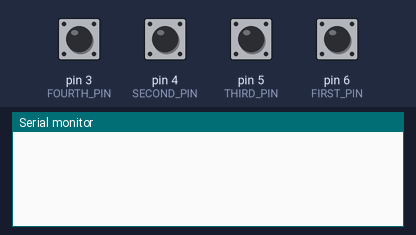
Bench run of a sketch on a simulated Arduino Uno, built with avr-gcc and run on an emulated ATmega328P. Shown: the last lines printed to the serial monitor. Inputs (shaded band) come from the test bench; at power-on: pin 3 (FOURTH_PIN), pin 4 (SECOND_PIN), pin 5 (THIRD_PIN), pin 6 (FIRST_PIN) HIGH. Random numbers use the default seed unless the sketch sets one.

Above: at 1.2 s.
1.3 s: pin 6 (FIRST_PIN) pulled LOW for 0.15 s
At 2.1 s:
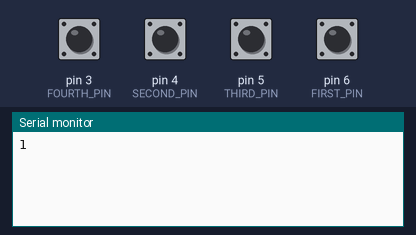
2.9 s: pin 4 (SECOND_PIN) pulled LOW for 0.15 s
At 3.4 s:
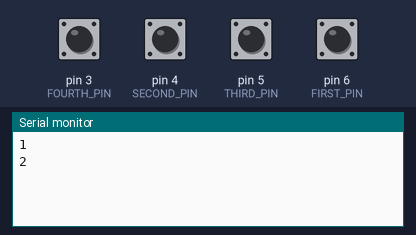
6.0 s: pin 5 (THIRD_PIN) pulled LOW for 0.15 s
At 6.21 s:
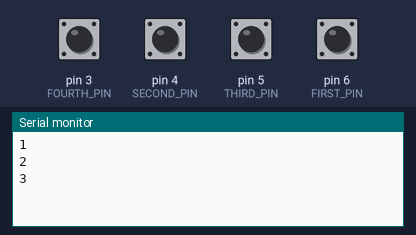

The sketch:

MTZ.ino
```cpp
#include "FastLED.h"
//------Настройки ленты------------------
#define NUM_LEDS 57
#define PIN 13
#define BRIGHTNESS 255
#define MIN_BRIGHT 250
#define MAX_BRIGHT 255
#define HUE_MIN 0
#define HUE_MAX 20
#define HUE_NULL 0
#define FIRST_PIN 6
#define SECOND_PIN 4
#define THIRD_PIN 5
#define FOURTH_PIN 3
#define TIME_PRESS 5000

// пример с "бегущей радугой" для библиотеки FastLED
#define NUM_LEDS_MIG 4
#define PIN_MIG 2


CRGB leds[NUM_LEDS];

unsigned long FirstPress;
boolean Button1;
boolean Button2;
boolean Button3;
boolean Button4;
boolean Cout;
boolean mode = 0;
int Bright;
int Fading;
byte var = 0;
byte Red;

void setup() {
  FastLED.addLeds<WS2811, PIN, GRB>(leds, NUM_LEDS).setCorrection( TypicalLEDStrip );
  FastLED.setBrightness(BRIGHTNESS);
  pinMode(PIN, OUTPUT);
  Serial.begin(9600);
  pinMode(FIRST_PIN, INPUT_PULLUP);
  pinMode(SECOND_PIN, INPUT_PULLUP);
  pinMode(THIRD_PIN, INPUT_PULLUP);
  pinMode(FOURTH_PIN, INPUT_PULLUP);
}

void loop()
{
ButtOn();
//LedOn(1);

}

void LedOn(int swit)
{
  if (swit == 1)
  {
    for (int i = 0; i < NUM_LEDS; i++)
    {
      Red = random(HUE_MIN, HUE_MAX);
     Red = HUE_NULL + Red;
    //  Serial.println(Red);
      Bright = random(MIN_BRIGHT, MAX_BRIGHT);
      leds[i] = CHSV(Red, 255, Bright);
      FastLED.show();
    }
  }
  else
  {
      for (int i = Bright; i >= 0; i = i - 4)
      {
        Bright = i;
        for (int i = 0; i < NUM_LEDS; i++)
        {
          leds[i] = CHSV(Red, 255, Bright);
          FastLED.show();
        }
      if( Bright == 1) Bright = 0;
      }
    }
  }


void ButtOn() {
 // LedOn(mode);

  Button1 = !digitalRead(FIRST_PIN);
  if (Button1 == 1 && var == 0)
  {
    Serial.println(1);
    FirstPress = millis();
    var++;
    Cout = 0;
  }

  Button2 = !digitalRead(SECOND_PIN);
  if (Button2 == 1 && var == 1)
  {
    Serial.println(2);
    var++;
  }

  Button3 = !digitalRead(THIRD_PIN);
  if (Button3 == 1 && var == 2)
  {
    Serial.println(3);
    var++;
  }

  Button4 = !digitalRead(FOURTH_PIN);
  if (Button4 == 1 && var == 3)
  {

    var = 0;
    Cout = 1;
    mode = !mode;
    Serial.println(mode);
  }


  if (millis() - FirstPress > TIME_PRESS && Cout == 0)
  {
    var = 0;
    Serial.println("Lox");
    Cout = 1;
  }

}
```

Measured:
- after the input at 1.3 s, the serial monitor: prints a new line at once (image 1)
- after the input at 2.9 s, the serial monitor: prints a new line at once (image 2)
- after the input at 6.0 s, the serial monitor: prints a new line at once (image 3)
